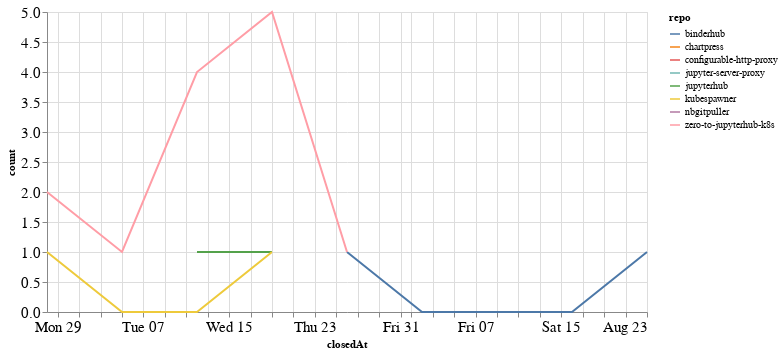

Here is the notebook cell this chart was saved with:
### Code cell
closed_by_time = closed_by.groupby('repo').resample('W', on='closedAt').count()['author'].reset_index()
closed_by_time = closed_by_time.rename(columns={'author': 'count'})

alt.Chart(closed_by_time, width=600).mark_line().encode(
    x='closedAt',
    y='count',
    color='repo',
    tooltip="repo"
)

### Figure 1 — Vega-Lite specification as saved in the notebook (floating-point values rounded to 4 significant figures)
{"config": {"axisLeft": {"labelFontSize": 15}, "axisBottom": {"labelFontSize": 15}}, "data": {"name": "data-85ad52954d9feda477ce9ce20fe2069e"}, "mark": "line", "encoding": {"color": {"type": "nominal", "field": "repo"}, "tooltip": {"type": "nominal", "field": "repo"}, "x": {"type": "temporal", "field": "closedAt"}, "y": {"type": "quantitative", "field": "count"}}, "width": 600, "$schema": "https://vega.github.io/schema/vega-lite/v4.8.1.json", "datasets": {"data-85ad52954d9feda477ce9ce20fe2069e": [{"repo": "binderhub", "closedAt": "2020-07-26T00:00:00", "count": 1}, {"repo": "binderhub", "closedAt": "2020-08-02T00:00:00", "count": 0}, {"repo": "binderhub", "closedAt": "2020-08-09T00:00:00", "count": 0}, {"repo": "binderhub", "closedAt": "2020-08-16T00:00:00", "count": 0}, {"repo": "binderhub", "closedAt": "2020-08-23T00:00:00", "count": 1}, {"repo": "chartpress", "closedAt": "2020-07-19T00:00:00", "count": 1}, {"repo": "configurable-http-proxy", "closedAt": "2020-07-05T00:00:00", "count": 2}, {"repo": "jupyter-server-proxy", "closedAt": "2020-08-02T00:00:00", "count": 1}, {"repo": "jupyterhub", "closedAt": "2020-07-12T00:00:00", "count": 1}, {"repo": "jupyterhub", "closedAt": "2020-07-19T00:00:00", "count": 1}, {"repo": "kubespawner", "closedAt": "2020-06-28T00:00:00", "count": 1}, {"repo": "kubespawner", "closedAt": "2020-07-05T00:00:00", "count": 0}, {"repo": "kubespawner", "closedAt": "2020-07-12T00:00:00", "count": 0}, {"repo": "kubespawner", "closedAt": "2020-07-19T00:00:00", "count": 1}, {"repo": "nbgitpuller", "closedAt": "2020-08-02T00:00:00", "count": 4}, {"repo": "zero-to-jupyterhub-k8s", "closedAt": "2020-06-28T00:00:00", "count": 2}, {"repo": "zero-to-jupyterhub-k8s", "closedAt": "2020-07-05T00:00:00", "count": 1}, {"repo": "zero-to-jupyterhub-k8s", "closedAt": "2020-07-12T00:00:00", "count": 4}, {"repo": "zero-to-jupyterhub-k8s", "closedAt": "2020-07-19T00:00:00", "count": 5}, {"repo": "zero-to-jupyterhub-k8s", "closedAt": "2020-07-26T00:00:00", "count": 1}]}}
